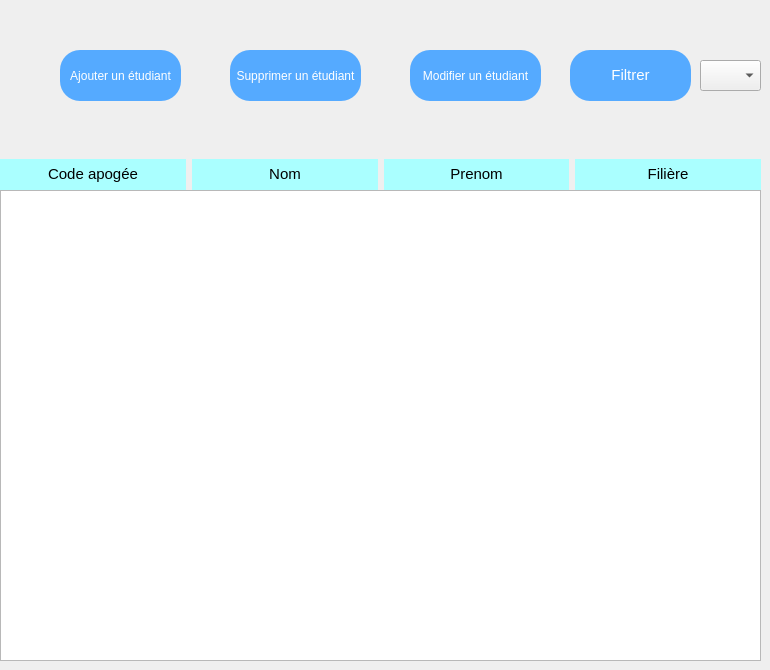
      <widget class="QWidget" name="studentPage">
       <widget class="QTableView" name="student_tableView">
        <property name="geometry">
         <rect>
          <x>0</x>
          <y>190</y>
          <width>761</width>
          <height>471</height>
         </rect>
        </property>
       </widget>
       <widget class="QWidget" name="horizontalLayoutWidget">
        <property name="geometry">
         <rect>
          <x>0</x>
          <y>159</y>
          <width>761</width>
          <height>31</height>
         </rect>
        </property>
        <layout class="QHBoxLayout" name="horizontalLayout">
         <item>
          <widget class="QLabel" name="label_52">
           <property name="styleSheet">
            <string notr="true">background-color: rgb(170, 255, 255);</string>
           </property>
           <property name="text">
            <string>&lt;html&gt;&lt;head/&gt;&lt;body&gt;&lt;p align=&quot;center&quot;&gt;&lt;span style=&quot; font-size:11pt;&quot;&gt;Code apogée&lt;/span&gt;&lt;/p&gt;&lt;/body&gt;&lt;/html&gt;</string>
           </property>
          </widget>
         </item>
         <item>
          <widget class="QLabel" name="label_51">
           <property name="styleSheet">
            <string notr="true">background-color: rgb(170, 255, 255);</string>
           </property>
           <property name="text">
            <string>&lt;html&gt;&lt;head/&gt;&lt;body&gt;&lt;p align=&quot;center&quot;&gt;&lt;span style=&quot; font-size:11pt;&quot;&gt;Nom&lt;/span&gt;&lt;/p&gt;&lt;/body&gt;&lt;/html&gt;</string>
           </property>
          </widget>
         </item>
         <item>
          <widget class="QLabel" name="label_50">
           <property name="styleSheet">
            <string notr="true">background-color: rgb(170, 255, 255);</string>
           </property>
           <property name="text">
            <string>&lt;html&gt;&lt;head/&gt;&lt;body&gt;&lt;p align=&quot;center&quot;&gt;&lt;span style=&quot; font-size:11pt;&quot;&gt;Prenom&lt;/span&gt;&lt;/p&gt;&lt;/body&gt;&lt;/html&gt;</string>
           </property>
          </widget>
         </item>
         <item>
          <widget class="QLabel" name="label_29">
           <property name="styleSheet">
            <string notr="true">background-color: rgb(170, 255, 255);</string>
           </property>
           <property name="text">
            <string>&lt;html&gt;&lt;head/&gt;&lt;body&gt;&lt;p align=&quot;center&quot;&gt;&lt;span style=&quot; font-size:11pt;&quot;&gt;Filière&lt;/span&gt;&lt;/p&gt;&lt;/body&gt;&lt;/html&gt;</string>
           </property>
          </widget>
         </item>
        </layout>
       </widget>
       <widget class="QPushButton" name="student_addbtn">
        <property name="geometry">
         <rect>
          <x>60</x>
          <y>50</y>
          <width>121</width>
          <height>51</height>
         </rect>
        </property>
        <property name="styleSheet">
         <string notr="true">border-radius:20px;
background-color: rgb(85, 170, 255);
color: rgb(255, 255, 255);</string>
        </property>
        <property name="text">
         <string>Ajouter un étudiant</string>
        </property>
       </widget>
       <widget class="QPushButton" name="student_deletebtn">
        <property name="geometry">
         <rect>
          <x>230</x>
          <y>50</y>
          <width>131</width>
          <height>51</height>
         </rect>
        </property>
        <property name="styleSheet">
         <string notr="true">border-radius:20px;
background-color: rgb(85, 170, 255);
color: rgb(255, 255, 255);</string>
        </property>
        <property name="text">
         <string>Supprimer un étudiant</string>
        </property>
       </widget>
       <widget class="QPushButton" name="student_updatebtn">
        <property name="geometry">
         <rect>
          <x>410</x>
          <y>50</y>
          <width>131</width>
          <height>51</height>
         </rect>
        </property>
        <property name="styleSheet">
         <string notr="true">border-radius:20px;
background-color: rgb(85, 170, 255);
color: rgb(255, 255, 255);</string>
        </property>
        <property name="text">
         <string>Modifier un étudiant</string>
        </property>
       </widget>
       <widget class="QComboBox" name="filterComboBox">
        <property name="geometry">
         <rect>
          <x>700</x>
          <y>60</y>
          <width>61</width>
          <height>31</height>
         </rect>
        </property>
       </widget>
       <widget class="QLabel" name="label_53">
        <property name="geometry">
         <rect>
          <x>570</x>
          <y>50</y>
          <width>121</width>
          <height>51</height>
         </rect>
        </property>
        <property name="styleSheet">
         <string notr="true">border-radius:20px;
background-color: rgb(85, 170, 255);
color: rgb(255, 255, 255);</string>
        </property>
        <property name="text">
         <string>&lt;html&gt;&lt;head/&gt;&lt;body&gt;&lt;p align=&quot;center&quot;&gt;&lt;span style=&quot; font-size:11pt;&quot;&gt;Filtrer&lt;/span&gt;&lt;/p&gt;&lt;/body&gt;&lt;/html&gt;</string>
        </property>
       </widget>
      </widget>
